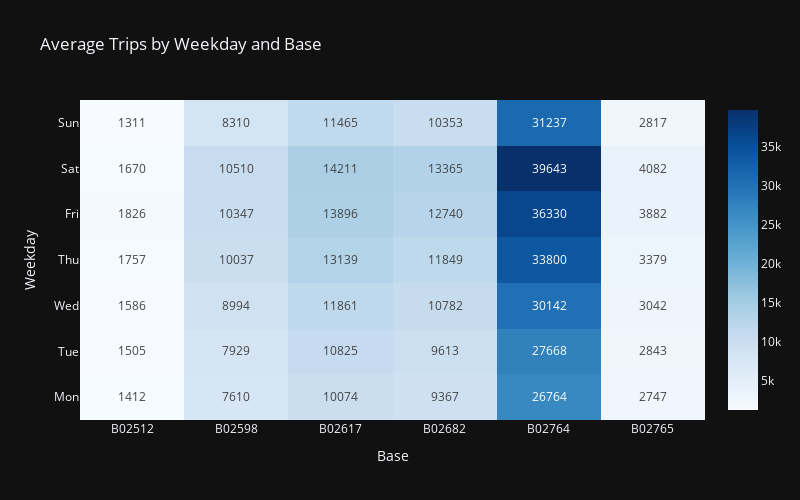

The code cell stored with this chart in its notebook:
### Markdown cell above
### Average Trips by Weekday and Base

### Code cell
# Ensure the order of rows (weekdays)
weekday_order = ['Mon', 'Tue', 'Wed', 'Thu', 'Fri', 'Sat', 'Sun']
heatmap_pivot = heatmap_pivot.reindex(weekday_order)

# Create text annotations
text_vals = np.round(heatmap_pivot.values, 0).astype(int)

# Plot with annotations
fig = go.Figure(data=go.Heatmap(z=heatmap_pivot.values,x=heatmap_pivot.columns,y=heatmap_pivot.index,
    colorscale='Blues',text=text_vals,texttemplate="%{text}",
    hovertemplate="Base: %{x}<br>Weekday: %{y}<br>Avg Trips: %{z}<extra></extra>"))

fig.update_layout(title="Average Trips by Weekday and Base",xaxis_title="Base",
    yaxis_title="Weekday", width=800,height=500,template="plotly_dark")

fig.show()

### Figure 1 — Plotly figure (JSON) as saved in the notebook; plotly's stock layout.template omitted (floating-point values rounded to 4 significant figures)
{"data": [{"colorscale": [[0, "rgb(247,251,255)"], [0.125, "rgb(222,235,247)"], [0.25, "rgb(198,219,239)"], [0.375, "rgb(158,202,225)"], [0.5, "rgb(107,174,214)"], [0.625, "rgb(66,146,198)"], [0.75, "rgb(33,113,181)"], [0.875, "rgb(8,81,156)"], [1, "rgb(8,48,107)"]], "hovertemplate": "Base: %{x}<br>Weekday: %{y}<br>Avg Trips: %{z}<extra></extra>", "text": [[1412, 7610, 10074, 9367, 26764, 2747], [1505, 7929, 10825, 9613, 27668, 2843], [1586, 8994, 11861, 10782, 30142, 3042], [1757, 10037, 13139, 11849, 33800, 3379], [1826, 10347, 13896, 12740, 36330, 3882], [1670, 10510, 14211, 13365, 39643, 4082], [1311, 8310, 11465, 10353, 31237, 2817]], "texttemplate": "%{text}", "type": "heatmap", "x": ["B02512", "B02598", "B02617", "B02682", "B02764", "B02765"], "y": ["Mon", "Tue", "Wed", "Thu", "Fri", "Sat", "Sun"], "z": [[1412.0, 7610.0, 10070.0, 9367.0, 26760.0, 2747.0], [1505.0, 7929.0, 10830.0, 9613.0, 27670.0, 2843.0], [1586.0, 8994.0, 11860.0, 10780.0, 30140.0, 3042.0], [1757.0, 10037, 13140.0, 11850.0, 33800, 3379.0], [1826.0, 10350.0, 13900.0, 12740.0, 36330.0, 3882.0], [1670.0, 10510.0, 14210.0, 13360.0, 39640.0, 4082.0], [1311.0, 8310.0, 11470.0, 10350.0, 31237, 2817]]}], "layout": {"height": 500, "title": {"text": "Average Trips by Weekday and Base"}, "width": 800, "xaxis": {"autorange": true, "range": [-0.5, 5.5], "title": {"text": "Base"}, "type": "category"}, "yaxis": {"autorange": true, "range": [-0.5, 6.5], "title": {"text": "Weekday"}, "type": "category"}}}
